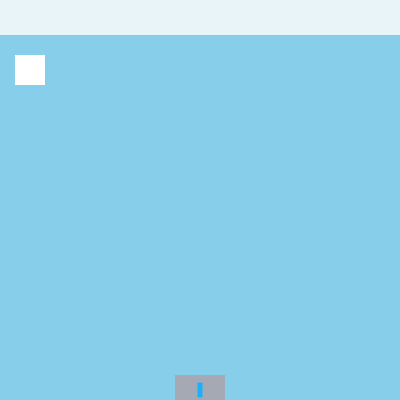
Frame 1 (no input)
Frame 60 (no input): identical to frame 1, image omitted
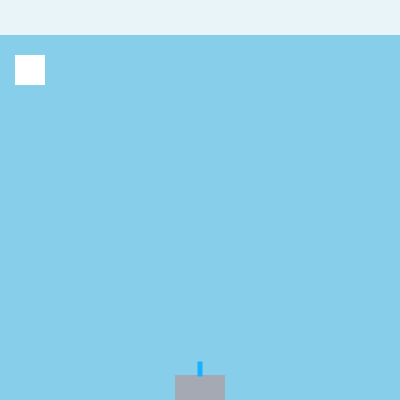
Frame 120 (the mouse pressed at the canvas centre since frame 60)

The p5.js sketch that drew these frames (run headless with seeded random() and noise() and a simulated clock; from frame 60 on, the mouse is pressed at the canvas centre):

// p5.js sketch
// ── sketch.js
// Flora Frenzy
// Vijeta Thakur
// October 1st 2024
//
// Extra for Experts:
// - describe what you did to take this project "above and beyond"

//global

//player
let playerX = 200;
let playerY = 390;
let playerWidth = 50;
let playerHeight = 30;
let playerSpeed = 3;

//flower
// row 1
let flowerOneX = 30;
let flowerOneY = 70;
let flowerOneWidth = 30;
let flowerOneHeight = 30;

//blaster
let blastOneX = playerX;
let blastOneY = playerY;
let blastOnePosition = 0; //keeps track of where the blast currently is
let blastWidth = 5;
let blastHeight = 15;
let blastSpeed = 7;
let blastFired = false;


function setup() {
  createCanvas(400, 400);
  rectMode(CENTER);
}

function draw() {
  background(135,206,235); //skyblue
  worldAppearance();
  drawPlayer();
  drawFlowers();
  movePlayer();
  blastDetect();
  firingTheBlast();
}

function worldAppearance(){
  noStroke();
  fill(232,244,248);
  rect(width/2, 10, width, 50); //score banner
}

function drawPlayer(){
  fill(165,169,180); //silver
  rect(playerX, playerY, playerWidth, playerHeight);  
}

function drawFlowers(){
  fill(255);
  rect(flowerOneX, flowerOneY, flowerOneWidth, flowerOneHeight)
}

function movePlayer(){
  if (keyIsDown(LEFT_ARROW)) {
    playerX = playerX - playerSpeed;
  }
  if (keyIsDown(RIGHT_ARROW)) {
    playerX = playerX + playerSpeed;
  }
}

function blastDetect(){
  if (mouseIsPressed){
    blastFired = true; // fire blast when mouse is clicked
  }
  else {
    blastFired = false;
  }
}

function firingTheBlast(){
  // blaster positions 
    // 0 means with player and ready to be fired
    // 1  means in motion after firing
    // 2 means collision with object, return to player

  // draw rocket
  fill(26,175,255);
  rect(blastOneX, blastOneY, blastWidth, blastHeight);

  // keep track and fire rockets
  if (blastFired === true && blastOnePosition === 0){
    blastOnePosition = 1; 
  }

  // fire rockets code
   if (blastOnePosition === 1){
    blastOneX = blastOneX; // stops following player
    blastOneY = blastOneY - blastSpeed; // move vertically

    // misses or exceeds window
    if (blastOneY <=0){
      blastOnePosition = 2; 
    }
   }
   else{
    //not firing
    blastOneX = playerX;
    blastOneY = playerY;
   }
   //reload
   if (blastOnePosition === 2){
    blastOneX = playerX;
    blastOneY = playerY;
    blastOnePosition = 0; //reset
   }

}
